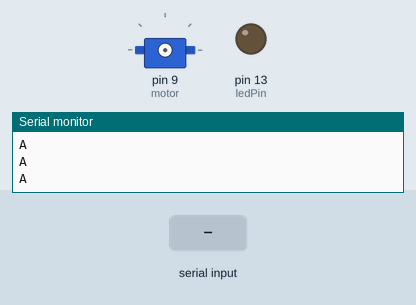
The sketch below on a simulated Arduino Uno, built with avr-gcc and run on an emulated ATmega328P. Parts: servo, output pins drawn as LEDs (lit = HIGH), the last lines printed to the serial monitor. The inputs (shaded band) are chosen by the test bench.

Above: at 1.0 s.
1.1 s: "1" received over Serial
At 1.9 s:
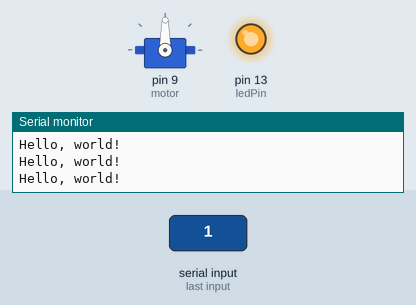
2.7 s: byte 106 ('j') received over Serial
At 3.8 s:
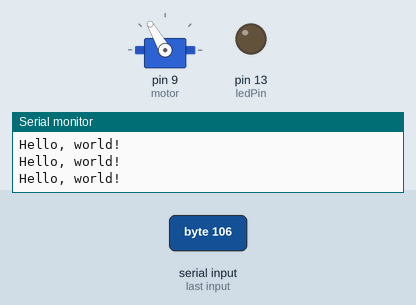
4.2 s: byte 107 ('k') received over Serial
At 5.4 s:
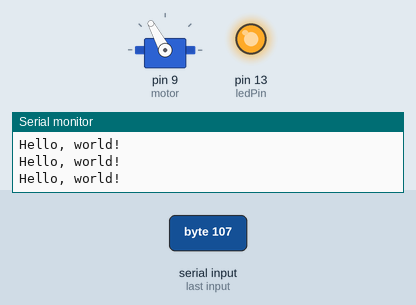
5.7 s: byte 108 ('l') received over Serial
At 6.2 s:
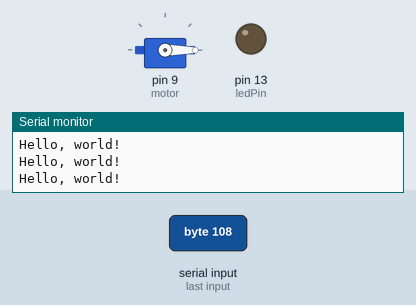
7.2 s: "0" received over Serial
At 8.1 s:
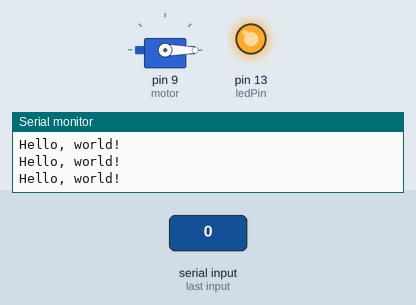
8.7 s: "2" received over Serial
At 9.4 s:
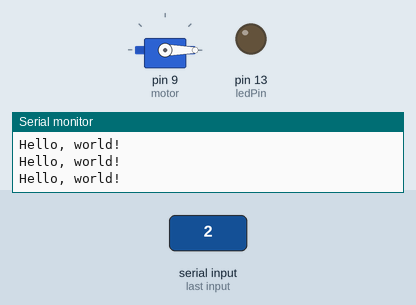
Timing chart, 0 to 11.2 s (numbered marks = the images above; inputs shaded):
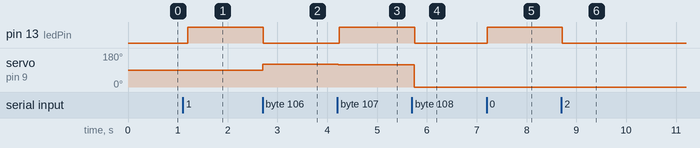

The sketch:

WuShuaDianTiao2.ino
```cpp
#include <Servo.h>


Servo motor;
int y=0;

char val; // Data received from the serial port


int ledPin = 13; // Set the pin to digital I/O 13
boolean ledState = LOW; //to toggle our LED
void setup()
{
pinMode(ledPin, OUTPUT); // Set pin as OUTPUT
//initialize serial communications at a 9600 baud rate
Serial.begin(9600);
establishContact(); // send a byte to establish contact until receiver responds
motor.attach(9);


}
void loop()
{
if (Serial.available() > 0) { // If data is available to read,
val = Serial.read(); // read it and store it in val


if(-1 != val) //if we get a 1
{
if('j'==val)
{
y=120;
motor.write(y);
delay(15);
}
if('k'==val)
{
y=y-2;
if(y<=0)
{y=0;}
motor.write(y);
delay(15);
}
if('l'==val)
{
y=-120;
motor.write(y);
delay(15);
}

ledState = !ledState; //flip the ledState
digitalWrite(ledPin, ledState);
}
delay(100);
}
else {
Serial.println("Hello, world!"); //send back a hello world
delay(50);
}
}


void establishContact() {
while (Serial.available() <= 0) {
Serial.println("A"); // send a capital A
delay(300);
}
}
```

Measured:
- after the input at 1.1 s, pin 13 (ledPin): LOW → HIGH after 0.10 s
- after the input at 2.7 s, pin 13 (ledPin): HIGH → LOW at once; servo on pin 9 (motor): 90° → 120° at once
- after the input at 4.2 s, pin 13 (ledPin): LOW → HIGH at once; servo on pin 9 (motor): 120° → 118° at once
- after the input at 5.7 s, pin 13 (ledPin): HIGH → LOW after 0.06 s; servo on pin 9 (motor): 118° → 0° at once
- after the input at 7.2 s, pin 13 (ledPin): LOW → HIGH at once
- after the input at 8.7 s, pin 13 (ledPin): HIGH → LOW at once
